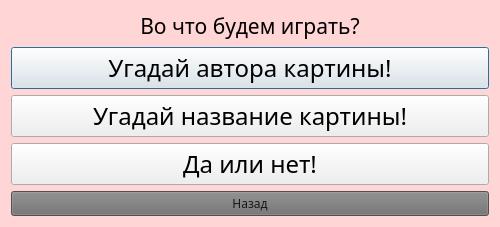
<?xml version="1.0" encoding="UTF-8"?>
<ui version="4.0">
 <class>GameWindow</class>
 <widget class="QDialog" name="GameWindow">
  <property name="geometry">
   <rect>
    <x>0</x>
    <y>0</y>
    <width>500</width>
    <height>227</height>
   </rect>
  </property>
  <property name="maximumSize">
   <size>
    <width>1300</width>
    <height>1000</height>
   </size>
  </property>
  <property name="windowTitle">
   <string>Dialog</string>
  </property>
  <property name="styleSheet">
   <string notr="true">QWidget#GameWindow{background-color: rgb(255, 213, 214)}</string>
  </property>
  <layout class="QGridLayout" name="gridLayout">
   <item row="0" column="0" colspan="2">
    <widget class="QLabel" name="label">
     <property name="font">
      <font>
       <family>Segoe Print</family>
       <pointsize>16</pointsize>
      </font>
     </property>
     <property name="text">
      <string>Во что будем играть?</string>
     </property>
     <property name="alignment">
      <set>Qt::AlignCenter</set>
     </property>
    </widget>
   </item>
   <item row="1" column="0" colspan="2">
    <widget class="QPushButton" name="ButtonGame1">
     <property name="font">
      <font>
       <family>Segoe Print</family>
       <pointsize>18</pointsize>
      </font>
     </property>
     <property name="text">
      <string>Угадай автора картины!</string>
     </property>
    </widget>
   </item>
   <item row="2" column="0" colspan="2">
    <widget class="QPushButton" name="ButtonGame2">
     <property name="font">
      <font>
       <family>Segoe Print</family>
       <pointsize>18</pointsize>
      </font>
     </property>
     <property name="styleSheet">
      <string notr="true">QWidget#GameWindow{background-color: rgb(255, 213, 214)}</string>
     </property>
     <property name="text">
      <string>Угадай название картины!</string>
     </property>
    </widget>
   </item>
   <item row="3" column="0" colspan="2">
    <widget class="QPushButton" name="ButtonGame3">
     <property name="font">
      <font>
       <family>Segoe Print</family>
       <pointsize>18</pointsize>
      </font>
     </property>
     <property name="text">
      <string>Да или нет!</string>
     </property>
    </widget>
   </item>
   <item row="4" column="0" colspan="2">
    <widget class="QPushButton" name="backGame">
     <property name="font">
      <font>
       <family>Segoe Print</family>
      </font>
     </property>
     <property name="styleSheet">
      <string notr="true">QPushButton#backGame {
  color: rgb(23, 23, 23); /* цвет текста */
  background: rgb(112, 112, 112); /* фон кнопки */
  outline: none; 
} 
#backGame:hover { background: rgb(133, 133, 133); } /* при наведении курсора мышки */
</string>
     </property>
     <property name="text">
      <string>Назад</string>
     </property>
    </widget>
   </item>
  </layout>
 </widget>
 <resources/>
 <connections/>
</ui>
